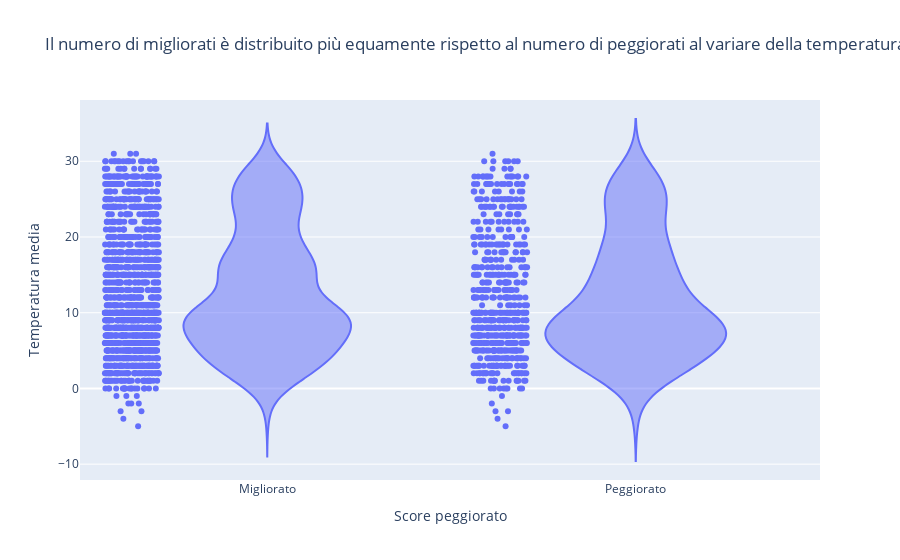

Notebook cell for this chart:
### Code cell
import plotly.express as px
import plotly.graph_objects as go
fig = go.Figure();
fig.add_trace(go.Violin(x= dataset["peggiorato"],y= dataset["temperatura_media"]))
fig.update_traces(points="all")
fig.update_layout(violinmode='group',xaxis_title="Score peggiorato",title="Il numero di migliorati è distribuito più equamente rispetto al numero di peggiorati al variare della temperatura", yaxis_title="Temperatura media", xaxis= dict(tickmode= "array", tickvals =[True, False], ticktext = ["Peggiorato", "Migliorato"]))
fig.show()

### Figure 1 — Plotly figure (JSON) as saved in the notebook; plotly's stock layout.template omitted (floating-point values rounded to 4 significant figures; data arrays with more than 128 entries replaced by an {"elided": "..."} marker saying what was removed)
{"data": [{"points": "all", "type": "violin", "x": {"elided": "2110 bool values"}, "y": {"elided": "2110 int values"}}], "layout": {"title": {"text": "Il numero di migliorati è distribuito più equamente rispetto al numero di peggiorati al variare della temperatura"}, "violinmode": "group", "xaxis": {"tickmode": "array", "ticktext": ["Peggiorato", "Migliorato"], "tickvals": [true, false], "title": {"text": "Score peggiorato"}}, "yaxis": {"title": {"text": "Temperatura media"}}}}
